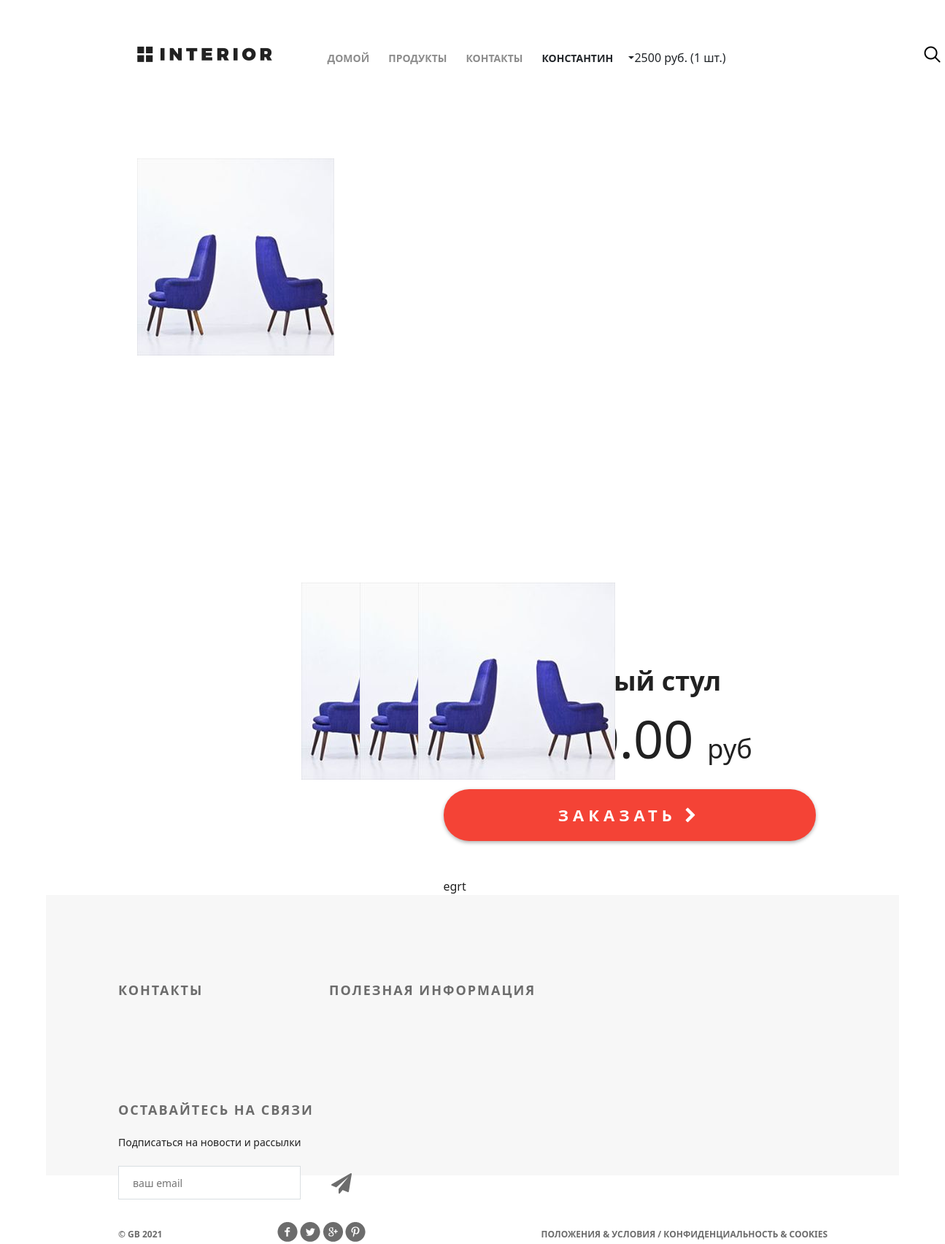
The app's page /products/product/1/ (signed in) with its own data.
### userapp/models.py (models this page shows, shortened)
class ShopUser(AbstractUser):
    avatar = models.ImageField(upload_to='users_avatar', blank=True)
    age = models.PositiveIntegerField(verbose_name='возраст', default=18)
    activation_key = models.CharField(max_length=128, blank=True)
    activation_key_expires = models.DateTimeField(default=(now() + timedelta(hours=48)))

### basketapp/models.py (models this page shows, shortened)
class Basket(models.Model):
    user = models.ForeignKey(
        settings.AUTH_USER_MODEL,
        on_delete=models.CASCADE,
        related_name='basket',
    )
    product = models.ForeignKey(
        Product,
        on_delete=models.CASCADE,
    )
    quantity = models.PositiveIntegerField(
        verbose_name='Количество',
        default=0
    )
    add_datetime = models.DateTimeField(
        verbose_name='Дата создания',
        auto_now_add=True,
    )
    is_active = models.BooleanField(
        verbose_name='активна',
        default=True
    )
    @property
    def product_cost(self):
        return self.product.price * self.quantity
    @property
    def total_quantity(self):
        _items = Basket.objects.filter(user=self.user)
        _total_quantity = sum(map(lambda x: x.quantity, _items))
        return _total_quantity
    @property
    def total_cost(self):
        _items = Basket.objects.filter(user=self.user)
        _total_cost = sum(map(lambda x: x.product_cost, _items))
        return _total_cost

### mainapp/models.py (models this page shows, shortened)
class Product(models.Model):
    category = models.ForeignKey(
        ProductCategory,
        on_delete=models.CASCADE
    )
    name = models.CharField(
        verbose_name='имя товара',
        max_length=128,
    )
    image = models.ImageField(
        upload_to='products_images',
        blank=True,
    )
    short_desc = models.CharField(
        verbose_name='краткое описание',
        max_length=60,
        blank=True
    )
    description = models.TextField(
        verbose_name='название товара',
        blank=True,
    )
    price = models.DecimalField(
        max_digits=8,
        decimal_places=2,
    )
    quantity = models.PositiveIntegerField(
        verbose_name='количество товара на кладе',
        default=0,
    )
    is_active = models.BooleanField(
        verbose_name='активна',
        default=True
    )

### mainapp/views.py (the view)
# urls.py: path('product/<int:pk>/', product, name='product'),
def product(request, pk):
    links_page = [
        {'href': 'main', 'name': 'домой'},
        {'href': 'products:index', 'name': 'товары'},
        {'href': 'contacts', 'name': 'контакты'},
    ]
    product = get_object_or_404(Product, pk=pk)
    title = f'{product.name}'
    context = {
        'title': title,
        'links_page': links_page,
        'product': product,
    }
    return render(request, 'mainapp/product.html', context=context)

### basketapp/context_processors.py (called while the page is built)
def basket(request):
    print(f'context processor basket works')
    basket = []
    if request.user.is_authenticated:
       basket = Basket.objects.filter(user=request.user)
    return {
       'basket': basket,
    }

### mainapp/templates/mainapp/product.html (shortened to what this page needs)
{% extends 'geekshop/base.html' %}
{% load static %}
{% block content%}
<div class="hero-white">
    {% include 'geekshop/includes/menu.html' %}
</div>
<div class="details-products">
        <div class="details-slider">
            <div class="slider-product">
                <img src="/media/{{ product.image }}">
            </div>
            <div class="slider-control">
                <div class="block">
                    <a href="#"><img src="/media/{{ product.image }}" alt="">
                    </a>
                </div>
                <div class="block">
                    <a href="#"><img src="/media/{{ product.image }}" alt="">
                    </a>
                </div>
                <div class="block">
                    <a href="#"><img src="/media/{{ product.image }}" alt="">
                    </a>
                </div>
            </div>
        </div>
        <div class="description">
            <h3 class="big-bold">{{ product.name }}</h3>
            <p class="price"> {{ product.price }} <span>руб</span></p>
            <a href="{% url 'basket:add' product.pk %}" class="red-button">
                заказать <i class="fa fa-chevron-right" aria-hidden="true"></i>
            </a>
            <div class="description-text">
                {{ product.description }}
            </div>
        </div>
    </div>
{% endblock %}

### geekshop/templates/geekshop/includes/menu.html (shortened to what this page needs)
{% load static %}
<div class="header clearfix">
    <a href="/" class="logo"></a>
    <ul class="menu">
       <li><a href="{% url 'main' %}" class="{% if request == '/' %}active{% endif %}">домой</a></li>
        <li><a href="{% url 'products:main' %}">продукты</a></li>
        <li><a href="{% url 'contacts' %}">контакты</a></li>
        {% if user.is_authenticated %}
        <li class="dropdown-toggle" id="dropdownMenuButton1" data-bs-toggle="dropdown" aria-expanded="false">
            <a>{{ user.first_name|default:'Пользователь' }}</a>
        </li>
        {% if basket %}
        <span>
                    {{ basket.0.total_cost|floatformat:0 }} руб.
                    ({{ basket.0.total_quantity }} шт.)
                </span>
        {% endif %}
        {% endif %}
    </ul>
    <a href="#" class="search"></a>
</div>

### geekshop/static/geekshop/style.css (style rules this page uses)
* { margin: 0; padding: 0; }
body { font-family: 'Montserrat', sans-serif; }
html, body { height: 100%; }
.logo { background-image: url(img/logo.png); margin-top: 63px; width: 185px; height: 22px; float: left; }
.menu { list-style-type: none; margin-top: 67px; float: right; }
.menu li { float: left; }
.menu a { color: #8c8c8c; font-size: 14px; font-weight: 700; text-align: right; text-transform: uppercase; text-decoration: none; padding: 10px 13px; }
.search { display: block; width: 23px; height: 23px; background-image: url(img/search.png); position: absolute; top: 63px; left: 1176px; }
.clearfix:after { content: ""; display: block; clear: both; }
.big-bold { color: #212121; font-size: 36px; font-weight: 700; text-align: left; margin-bottom: 24px; line-height: 36px; }
.hero-white { background-color: #fff; height: 119px; padding-left: 98px; padding-right: 211px; position: relative; }
.details-products { padding-left: 98px; padding-right: 98px; margin-top: 98px; height: 651px; }
.details-slider { width: 570px; float: left; margin-right: 30px; }
.slider-product { width: 570px; height: 570px; }
.slider-control { width: 420px; height: 70px; margin: 11px auto 0px; padding-left: 150px }
.slider-control .block { height: 70px; width: 70px; position: relative; float: left; margin-right: 10px; }
.description { width: 535px; float: right; padding-left: 35px }
.description .big-bold { color: #212121; font-size: 36px; font-weight: 700; text-align: center; margin-top: 47px; margin-bottom: 0px; }
.description .price { color: #212121; font-size: 72px; font-weight: 300; line-height: 48px; text-align: center; }
.description .price span { color: #212121; font-size: 36px; font-weight: 300; line-height: 48px; text-align: center; }
.red-button { display: block; height: 71px; width: 510px; border-radius: 35px; background-color: #f44336; text-align: center; text-transform: uppercase; text-decoration: none; color: #ffffff; font-size: 22px; font-weight: 700; line-height: 24px; box-shadow: 0px 2px 4.85px 0.15px rgba(33, 33, 33, 0.35); line-height: 70px; letter-spacing: 6px; margin-top: 31px; }
.description-text { margin-top: 50px; color: #212121; font-size: 16px; font-weight: 300; line-height: 24px; text-align: left; }

### records on screen
ShopUser: first_name "КОНСТАНТИН"
Basket: user+product+quantity "2500", user+quantity "1"
Product: image (picture), name "Удобный стул", description "egrt"
